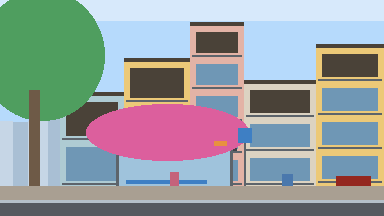
#> input picture assets/out_gif_a/_mock/mock.png, 384 x 216 px, found by its file name
$ python moto.py
#> lines starting #> are read from the running program, lines starting #| are printed output that depends on the picture
### assets/src_gif/actors/_common.py
import sys, pathlib
sys.path.insert(0, str(pathlib.Path(__file__).resolve().parents[3]))
from tools.px_gif import *
from tools.layout_gif import *
import tools.px as _px
from PIL import Image

# one-char legend
L = {
 'k':'ink','h':'hair','l':'hair_l','s':'sk','S':'sk_l','d':'sk_d',
 'w':'white','g':'grey_hl','G':'grey_l','m':'grey','M':'grey_m','D':'grey_d','K':'grey_k',
 'y':'yl','Y':'yl_l','z':'yl_d','r':'red','R':'red_l','q':'red_d',
 'o':'or','O':'or_l','p':'or_d','c':'cat_hl',
 'b':'pb','B':'pb_l','n':'pb_d','N':'navy',
 'a':'wc','A':'wc_l','e':'wc_d','t':'tc','T':'tc_l','u':'tc_d',
 'f':'wood','F':'wood_l','j':'wood_d','J':'wood_k','x':'wood_hl',
 'v':'leaf','V':'leaf_l','W':'leaf_hl','X':'leaf_d',
 'i':'glass','I':'glass_l','1':'bl','2':'bl_l','3':'bl_d','4':'bl_hl',
 '5':'sh','6':'sh_l','7':'sh_d','8':'sk_d','9':'paper','0':'sb', 'P':'pave_l','Q':'pave',
 'E':'haze','C':'cloud_d','Z':'teal','H':'teal_d','U':'sb_d',
}
# [7 lines left out: function G, not called in this run]

_DARK = {}
def _mk():
    ramps = [('sk_l','sk','sk_d'),('yl_l','yl','yl_d'),('red_l','red','red_d'),('or_l','or','or_d'),('cat_hl','or','or_d'),
             ('pb_l','pb','pb_d'),('wc_l','wc','wc_d'),('wood_hl','wood_l','wood','wood_d'),('leaf_hl','leaf_l','leaf','leaf_d'),
             ('grey_hl','grey_l','grey','grey_m','grey_d'),('white','paper'),('sh_l','sh','sh_d'),('sb_l','sb','sb_d'),
             ('tc_l','tc','tc_d'),('glass_l','glass','glass_d'),('teal','teal_d'),('wb_l','wb','wb_d'),('bl_hl','bl_l','bl','bl_d'),('pave_l','pave','pave_d')]
    for rp in ramps:
        for n in rp: _DARK[RGB[n]] = RGB[rp[-1]]
    for n in ('hair','hair_l','ink','grey_k','wood_k','navy','red_d','or_d','yl_d','pb_d','sk_d','wc_d','leaf_d','sh_d','sb_d','tc_d','bl_d','grey_d','pave_d','teal_d','glass_d'):
        _DARK[RGB[n]] = RGB['ink'] if n in ('hair','hair_l','ink','grey_k','wood_k','navy') else RGB[n]
    # darker-of-dark
    for n,t in (('sk_d','wood_d'),('or_d','wood_d'),('yl_d','wood_d'),('red_d','wood_k'),('pb_d','navy'),('wc_d','wood_d'),('tc_d','wood_k'),('leaf_d','leaf_k'),('grey_d','ink'),('wood_d','ink'),('wood','wood_k')):
        _DARK[RGB[n]] = RGB[t]
    _DARK[RGB['hair']] = RGB['ink']
_mk()
def sout(img, diag=False, fixed=None):
    """selective outline: 1px outside, colour = dark tone of the neighbouring fill. Canvas grows 1px each side."""
    w,h = img.size; src = new(w+2,h+2); src.paste(img,(1,1)); out = new(w+2,h+2)
    sp,op = src.load(), out.load()
    nb=[(-1,0),(1,0),(0,-1),(0,1)]
    for y in range(h+2):
        for x in range(w+2):
            if sp[x,y][3]: continue
            for dx,dy in nb:
                xx,yy=x+dx,y+dy
                if 0<=xx<w+2 and 0<=yy<h+2 and sp[xx,yy][3]:
                    col = RGB[fixed] if fixed else _DARK.get(sp[xx,yy][:3], RGB['ink'])
                    op[x,y]=(*col,255); break
    out.alpha_composite(src); return out

def over(base, spr, x, y):
    b = base.copy(); b.alpha_composite(spr,(x,y)); return b
def stamp(img, rows, x, y, extra=None):
    img.alpha_composite(G(rows, extra), (x,y)); return img
def px_(img, pts, col):
    for x,y in pts: put(img,x,y,col)
    return img

MOCK = Image.open(_px.ROOT/'assets/out_gif/_mock/mock.png').convert('RGBA')
#> MOCK is the input picture: PIL image 384x216 RGBA; mean R, G, B, A 150.9, 158.2, 159.6, 255
def sheet(items, scale=6, pad=4, bg='grey_l', cols=None):
    """items: list of (label-less) images -> contact sheet"""
    cols = cols or len(items)
    rows = [items[i:i+cols] for i in range(0,len(items),cols)]
    W = max(sum(i.width+pad for i in r) for r in rows)+pad
    H = sum(max(i.height for i in r)+pad for r in rows)+pad
    s = Image.new('RGBA',(W,H),(*RGB[bg],255)); y=pad
    for r in rows:
        x=pad
        for i in r: s.alpha_composite(i,(x,y+max(j.height for j in r)-i.height)); x+=i.width+pad
        y+=max(i.height for i in r)+pad
    return s.resize((W*scale,H*scale),Image.NEAREST)
# [4 lines left out: function strip_frames, not called in this run]

def crop_union(frames):
    """crop all frames to the union bbox; returns (frames, (left, top))"""
    bb = None
    for f in frames:
        b = f.getbbox()
        if b: bb = b if bb is None else (min(bb[0],b[0]),min(bb[1],b[1]),max(bb[2],b[2]),max(bb[3],b[3]))
    return [f.crop(bb) for f in frames], (bb[0], bb[1])
def save_c(name, frames, ax, ay, **kw):
    """ax, ay given in uncropped frame coords; they are translated after crop. anchor y = row of lowest contact pixel"""
    fr,(l,t) = crop_union(frames)
    return save_asset('actors', name, fr, anchor=(ax-l, ay-t), **kw)

### tools/px.py
"""Shared pixel-art toolkit. Every asset script imports this:

    import sys, pathlib; sys.path.insert(0, str(pathlib.Path(__file__).resolve().parents[3]))
    from tools.px import *
    from tools.layout import *

Rules enforced here: palette-only colors, alpha strictly 0 or 255, 1x logical pixels.
"""
from __future__ import annotations

import json
import unicodedata
from pathlib import Path

from PIL import Image, ImageDraw

ROOT = Path(__file__).resolve().parents[1]
OUT = ROOT / "assets" / "out"
PREVIEW_SCALE = 4

# ---------------------------------------------------------------- palette
# Endesga 32 + 13 project extras (bougainvillea ramp, warm stone, sky, lamp glow, wall paints).
PALETTE: dict[str, str] = {
    # skin / browns
    "skin1": "#e8b796", "skin2": "#e4a672", "skin3": "#c28569", "skin4": "#b86f50",
    "brown_d": "#733e39", "brown_k": "#3e2731",
    # warm
    "rust": "#be4a2f", "clay": "#d77643", "sand": "#ead4aa",
    "red_d": "#a22633", "red": "#e43b44", "red_hot": "#ff0044",
    "orange": "#f77622", "gold": "#feae34", "yellow": "#fee761",
    # greens / teal
    "green_l": "#63c74d", "green": "#3e8948", "green_d": "#265c42", "teal_k": "#193c3e",
    "mint": "#7fb7a4",
    # blues / greys
    "blue_d": "#124e89", "blue": "#0099db", "cyan": "#2ce8f5",
    "white": "#ffffff", "grey_l": "#c0cbdc", "grey": "#8b9bb4",
    "slate": "#5a6988", "slate_d": "#3a4466", "navy": "#262b44", "ink": "#181425",
    "sky_l": "#8fd3f4", "sky": "#5bb3e6",
    # purples / pinks
    "plum": "#68386c", "mauve": "#b55088", "salmon": "#f6757a",
    # bougainvillea ramp (dark -> highlight)
    "bloom_k": "#5e1a4a", "bloom_d": "#a3246e", "bloom": "#d93a8c",
    "bloom_l": "#f26db1", "bloom_hl": "#ffb3dc",
    # warm stone (concrete, asphalt, curbs)
    "stone_l": "#a8a29a", "stone": "#77716b", "stone_d": "#4d4945",
    # misc
    "glow": "#ffe9a8", "ochre": "#e8c170",
}


def _hex(h: str) -> tuple[int, int, int]:
    h = h.lstrip("#")
    return int(h[0:2], 16), int(h[2:4], 16), int(h[4:6], 16)


RGB: dict[str, tuple[int, int, int]] = {k: _hex(v) for k, v in PALETTE.items()}
_ALLOWED = set(RGB.values())
CLEAR = (0, 0, 0, 0)


def c(name: str) -> tuple[int, int, int, int]:
    """Palette name -> RGBA tuple. Raises KeyError on unknown names (on purpose)."""
    return (*RGB[name], 255)


# ---------------------------------------------------------------- canvas helpers
def new(w: int, h: int) -> Image.Image:
    return Image.new("RGBA", (w, h), CLEAR)


# [12 lines left out: function grid, not called in this run]


def put(img: Image.Image, x: int, y: int, name: str) -> None:
    if 0 <= x < img.width and 0 <= y < img.height:
        img.putpixel((x, y), c(name))


def rect(img: Image.Image, x0: int, y0: int, x1: int, y1: int, name: str) -> None:
    """Filled rectangle, inclusive corners."""
    ImageDraw.Draw(img).rectangle([x0, y0, x1, y1], fill=c(name))


def line(img: Image.Image, x0: int, y0: int, x1: int, y1: int, name: str) -> None:
    ImageDraw.Draw(img).line([x0, y0, x1, y1], fill=c(name), width=1)


def ellipse(img: Image.Image, x0: int, y0: int, x1: int, y1: int, name: str) -> None:
    ImageDraw.Draw(img).ellipse([x0, y0, x1, y1], fill=c(name))


def poly(img: Image.Image, pts: list[tuple[int, int]], name: str) -> None:
    ImageDraw.Draw(img).polygon(pts, fill=c(name))


def paste(dst: Image.Image, src: Image.Image, x: int, y: int) -> None:
    """Alpha-paste (hard alpha, so the result stays palette-clean)."""
    dst.alpha_composite(src, (x, y))


BAYER4 = [[0, 8, 2, 10], [12, 4, 14, 6], [3, 11, 1, 9], [15, 7, 13, 5]]


# [41 lines left out: functions dither, vgradient, outline, not called in this run]


def flip(img: Image.Image) -> Image.Image:
    return img.transpose(Image.FLIP_LEFT_RIGHT)


# [11 lines left out: function recolor, not called in this run]


# ---------------------------------------------------------------- tiny pixel font (3x5 caps + Vietnamese marks)
_G = {
    "A": [".#.", "#.#", "###", "#.#", "#.#"], "B": ["##.", "#.#", "##.", "#.#", "##."],
    "C": [".##", "#..", "#..", "#..", ".##"], "D": ["##.", "#.#", "#.#", "#.#", "##."],
    "E": ["###", "#..", "##.", "#..", "###"], "F": ["###", "#..", "##.", "#..", "#.."],
    "G": [".##", "#..", "#.#", "#.#", ".##"], "H": ["#.#", "#.#", "###", "#.#", "#.#"],
    "I": ["###", ".#.", ".#.", ".#.", "###"], "J": ["..#", "..#", "..#", "#.#", ".#."],
    "K": ["#.#", "#.#", "##.", "#.#", "#.#"], "L": ["#..", "#..", "#..", "#..", "###"],
    "M": ["#...#", "##.##", "#.#.#", "#...#", "#...#"], "N": ["#..#", "##.#", "#.##", "#..#", "#..#"],
    "O": [".#.", "#.#", "#.#", "#.#", ".#."], "P": ["##.", "#.#", "##.", "#..", "#.."],
    "Q": [".#.", "#.#", "#.#", "##.", ".##"], "R": ["##.", "#.#", "##.", "#.#", "#.#"],
    "S": [".##", "#..", ".#.", "..#", "##."], "T": ["###", ".#.", ".#.", ".#.", ".#."],
    "U": ["#.#", "#.#", "#.#", "#.#", "###"], "V": ["#.#", "#.#", "#.#", "#.#", ".#."],
    "W": ["#...#", "#...#", "#.#.#", "##.##", "#...#"], "X": ["#.#", "#.#", ".#.", "#.#", "#.#"],
    "Y": ["#.#", "#.#", ".#.", ".#.", ".#."], "Z": ["###", "..#", ".#.", "#..", "###"],
    "Đ": [".##.", ".#.#", "####", ".#.#", ".##."],
    "0": ["###", "#.#", "#.#", "#.#", "###"], "1": [".#.", "##.", ".#.", ".#.", "###"],
    "2": ["##.", "..#", ".#.", "#..", "###"], "3": ["##.", "..#", ".#.", "..#", "##."],
    "4": ["#.#", "#.#", "###", "..#", "..#"], "5": ["###", "#..", "##.", "..#", "##."],
    "6": [".##", "#..", "###", "#.#", "###"], "7": ["###", "..#", ".#.", ".#.", ".#."],
    "8": ["###", "#.#", "###", "#.#", "###"], "9": ["###", "#.#", "###", "..#", "##."],
    " ": ["..", "..", "..", "..", ".."], "-": ["...", "...", "###", "...", "..."],
    ".": [".", ".", ".", ".", "#"], ":": [".", "#", ".", "#", "."], "!": ["#", "#", "#", ".", "#"],
    "/": ["..#", "..#", ".#.", "#..", "#.."],
}
_MARK_ABOVE_VOWEL = {"̂": [".#.", "#.#"], "̆": ["#.#", ".#."]}  # circumflex, breve
_MARK_TONE = {"̀": ["#.", ".#"], "́": [".#", "#."], "̉": ["##", ".#"], "̃": [".#.#", "#.#."]}
_DOT_BELOW, _HORN = "̣", "̛"
FONT_ASC = 5   # rows reserved above caps for marks
FONT_H = 5     # cap height
FONT_DESC = 2  # rows below for dot-below


# [57 lines left out: functions _char_parts, text_size, text, not called in this run]


# ---------------------------------------------------------------- validation + export
def validate(img: Image.Image, label: str = "") -> None:
    bad_alpha, bad_col = 0, set()
    for r, g, b, a in img.getdata():
        if a not in (0, 255):
            bad_alpha += 1
        elif a == 255 and (r, g, b) not in _ALLOWED:
            bad_col.add("#%02x%02x%02x" % (r, g, b))
    if bad_alpha or bad_col:
        raise ValueError(f"[{label}] palette violation: {bad_alpha} semi-transparent px, "
                         f"off-palette colors {sorted(bad_col)[:10]}")


def _preview_bg(w: int, h: int) -> Image.Image:
    bg = Image.new("RGBA", (w, h), (*RGB["grey_l"], 255))
    return bg


def save_asset(group: str, name: str, frames, *, fps: float | None = None,
               anchor: tuple[int, int] | None = None, states: dict[str, list[int]] | None = None,
               loop: bool = True, notes: str = "") -> Path:
    """Export one asset.

    frames: an Image or list of equally-sized Images (animation frames).
    anchor: (x, y) in frame coords of the ground/attach point; default bottom-centre.
    states: optional named frame ranges, e.g. {"walk": [0,1,2,3,4,5], "idle": [6,7]}.

    Writes assets/out/<group>/<name>.png (horizontal strip, 1x), <name>.json,
    and _preview/<name>@4x.png (+ .gif when animated).
    """
    if isinstance(frames, Image.Image):
        frames = [frames]
    frames = [f.convert("RGBA") for f in frames]
    fw, fh = frames[0].size
    for i, f in enumerate(frames):
        if f.size != (fw, fh):
            raise ValueError(f"[{group}/{name}] frame {i} size {f.size} != {(fw, fh)}")
        validate(f, f"{group}/{name}#{i}")
    d = OUT / group
    (d / "_preview").mkdir(parents=True, exist_ok=True)
    strip = new(fw * len(frames), fh)
    for i, f in enumerate(frames):
        strip.paste(f, (i * fw, 0))
    strip.save(d / f"{name}.png")
    meta = {
        "name": name, "group": group, "frameW": fw, "frameH": fh, "frames": len(frames),
        "fps": fps, "anchor": list(anchor) if anchor else [fw // 2, fh - 1],
        "states": states or {"default": list(range(len(frames)))}, "loop": loop, "notes": notes,
    }
    (d / f"{name}.json").write_text(json.dumps(meta, ensure_ascii=False, indent=1))
    k = PREVIEW_SCALE
    big = strip.resize((strip.width * k, strip.height * k), Image.NEAREST)
    bg = _preview_bg(big.width, big.height)
    bg.alpha_composite(big)
    bg.convert("RGB").save(d / "_preview" / f"{name}@4x.png")
    if len(frames) > 1:
        gif_frames = []
        for f in frames:
            fb = _preview_bg(fw * k, fh * k)
            fb.alpha_composite(f.resize((fw * k, fh * k), Image.NEAREST))
            gif_frames.append(fb.convert("RGB"))
        dur = int(1000 / (fps or 8))
        gif_frames[0].save(d / "_preview" / f"{name}.gif", save_all=True,
                           append_images=gif_frames[1:], duration=dur, loop=0, disposal=2)
    return d / f"{name}.png"

### assets/src_gif/actors/moto.py
from _common import *
SC='review/gif_style/_sheets/'

def wheel(im, x0, y0=10):
    ellipse(im,x0,y0,x0+9,y0+9,'grey_k')
    ellipse(im,x0+2,y0+2,x0+7,y0+7,'grey_l')
    ellipse(im,x0+3,y0+3,x0+6,y0+6,'grey')
    rect(im,x0+4,y0+4,x0+5,y0+5,'grey_d')
    put(im,x0+1,y0+3,'grey_m'); put(im,x0+2,y0+2,'grey_m') if False else None
    put(im,x0+4,y0+2,'grey_hl'); put(im,x0+3,y0+3,'grey_hl')

def moto():
    im = new(36, 22)
    wheel(im,3,12); wheel(im,25,12)
    # muffler (side) in front of rear wheel
    rect(im,5,18,13,19,'grey'); rect(im,5,18,13,18,'grey_l'); put(im,4,19,'grey_d'); put(im,14,18,'grey_d'); put(im,14,19,'grey_d')
    # engine block
    rect(im,14,15,22,20,'grey_m'); rect(im,14,15,22,15,'grey_l'); rect(im,14,20,22,20,'grey_d')
    ellipse(im,16,16,19,19,'grey_l'); rect(im,17,17,18,18,'grey_d')
    # footboard
    rect(im,17,13,26,13,'teal'); rect(im,17,14,25,15,'teal_d')
    # rear fender + side cover
    poly(im,[(2,12),(3,9),(6,8),(11,8),(14,10),(14,12)],'teal')
    poly(im,[(4,9),(6,7),(16,7),(19,9),(18,12),(10,12),(8,11)],'teal')
    rect(im,7,8,16,8,'glass'); rect(im,9,12,17,12,'teal_d'); rect(im,3,12,8,12,'teal_d') if False else None
    put(im,2,12,'teal_d'); put(im,3,12,'teal_d'); put(im,4,12,'teal_d')
    # seat
    poly(im,[(5,6),(8,4),(19,4),(21,6)],'grey_k'); rect(im,8,4,18,4,'grey_m')
    # tail light
    put(im,1,10,'red'); put(im,1,9,'red_l'); put(im,2,10,'red')
    # leg shield
    poly(im,[(25,4),(29,4),(28,13),(24,13)],'teal')
    rect(im,25,5,25,12,'glass'); rect(im,28,5,28,13,'teal_d')
    # fork
    for i in range(9): put(im,29+i//5,9+i,'grey_m'); put(im,30+i//5,9+i,'grey_d')
    # front fender
    poly(im,[(25,13),(27,10),(32,10),(35,13)],'teal'); rect(im,26,13,34,13,'teal_d')
    # handlebar, mirror, headlight
    rect(im,26,3,30,3,'grey_k'); rect(im,27,1,27,2,'grey_d'); rect(im,26,0,28,0,'grey_l')
    ellipse(im,30,3,33,6,'yl_l'); put(im,30,4,'white'); put(im,33,6,'yl_d'); put(im,32,6,'yl_d')
    # helmet (half-shell) hanging from handlebar/mirror
    poly(im,[(20,4),(21,2),(24,2),(25,4),(25,6),(20,6)],'yl_l')
    rect(im,20,6,25,6,'yl_d'); put(im,21,3,'white'); put(im,22,3,'white')
    put(im,24,7,'red'); put(im,23,6,'grey_d') if False else None
    # front basket (wicker) + veg
    rect(im,30,8,35,12,'wood_l'); rect(im,30,8,35,8,'wood_hl')
    for y in (9,11):
        for x in range(30,36):
            if (x+y)%2==0: put(im,x,y,'wood')
    rect(im,35,9,35,12,'wood_d')
    for x,y in [(31,7),(32,7),(32,6),(33,7),(34,7),(34,6)]: put(im,x,y,'leaf')
    put(im,33,6,'leaf_l'); put(im,31,7,'leaf_l')
    return im
if __name__=='__main__':
    fr=[sout(moto())]
#> in moto, `im = new(36, 22)`: im: PIL image 36x22 RGBA; every value is 0
#> in poly, `ImageDraw.Draw(img).polygon(pts, fill=c(name))`:
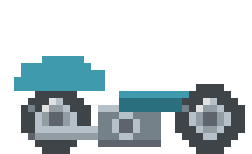
#> img: PIL image 36x22 RGBA (shown 7 times larger); mean R, G, B, A 32.9, 43.8, 47.2, 90.2; transparent parts drawn white
#> call 2 of poly, with name = 'teal'
#> in poly (call 2), `ImageDraw.Draw(img).polygon(pts, fill=c(name))`:
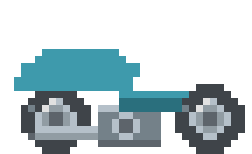
#> img: PIL image 36x22 RGBA (shown 7 times larger); mean R, G, B, A 35.8, 51.2, 55.5, 102.4; transparent parts drawn white
#> in rect (call 12), `ImageDraw.Draw(img).rectangle([x0, y0, x1, y1], fill=c(name))`:
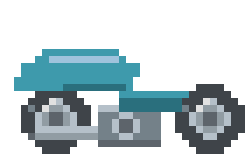
#> img: PIL image 36x22 RGBA (shown 7 times larger); mean R, G, B, A 36.8, 51.3, 55.6, 102.4; transparent parts drawn white
#> call 3 of poly, with name = 'grey_k'
#> in poly (call 3), `ImageDraw.Draw(img).polygon(pts, fill=c(name))`:
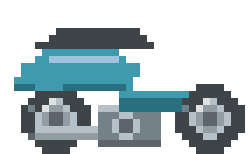
#> img: PIL image 36x22 RGBA (shown 7 times larger); mean R, G, B, A 40.2, 54.8, 59.3, 116.2; transparent parts drawn white
#> call 4 of poly, with name = 'teal'
#> in poly (call 4), `ImageDraw.Draw(img).polygon(pts, fill=c(name))`:
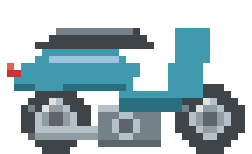
#> img: PIL image 36x22 RGBA (shown 7 times larger); mean R, G, B, A 45.1, 64.8, 70.4, 131.4; transparent parts drawn white
#> after the loop in moto, `for i in range(9): put(im,29+i//5,9+i,'grey_m'); put(im,30+i//5,9+i,'g..`:
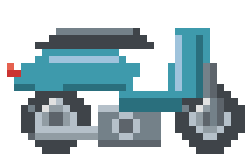
#> im: PIL image 36x22 RGBA (shown 7 times larger); mean R, G, B, A 46.6, 65.5, 71.3, 133.3; transparent parts drawn white
#> in poly (call 5), `ImageDraw.Draw(img).polygon(pts, fill=c(name))`:
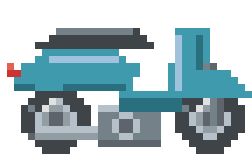
#> img: PIL image 36x22 RGBA (shown 7 times larger); mean R, G, B, A 47.2, 68.6, 74.8, 136.8; transparent parts drawn white
#> in sout, `w, h = img.size`: w = 36; h = 22
    sheet(fr,scale=14).save(SC+'moto.png')
#> in sheet, `cols = cols or len(items)`: cols = 1
#> in sheet, `rows = [items[i:i+cols] for i in range(0,len(items),cols)]`: rows = 1 item
#> in sheet, `W = max(sum(i.width+pad for i in r) for r in rows)+pad`: W = 46
#> in sheet, `H = sum(max(i.height for i in r)+pad for r in rows)+pad`: H = 32
#> the loop in sheet, `for r in rows:` made 1 pass
#> y on pass 1: 32
    save_c('moto_parked',fr,19,fr[0].height-1,notes='side view facing right (flip for left). anchor=bottom of wheels, centre. place at MOTORBIKE_X, y=196 on sidewalk')
#> the loop in crop_union, `for f in frames:` made 1 pass
#> bb on pass 1: (1, 0, 38, 24)
#> in save_c, `fr,(l,t) = crop_union(frames)`: fr = 1 item; l = 1; t = 0
#> in save_asset, `frames = [f.convert("RGBA") for f in frames]`: frames = 1 item
#> the loop in save_asset, `for i, f in enumerate(frames):` made 1 pass
#> the loop in save_asset, `for i, f in enumerate(frames):` made 1 pass
